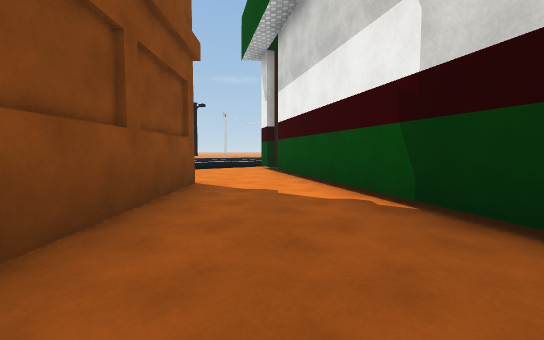
[1] (above)

18 first-person views from a walk through a Unity game level. The camera is 1.2 m above the floor, tilts 4° down and sees 90° across. The floor is counted in squares, 2 m on a side. Each view is taken from the middle of a square. On the plan, view 1 faces up. The plan holds only what a view shows up to about 9 squares ahead; the rest is blank. The place goes on beyond the plan. Surface patterns are stand-ins for the level's own textures.

[2]
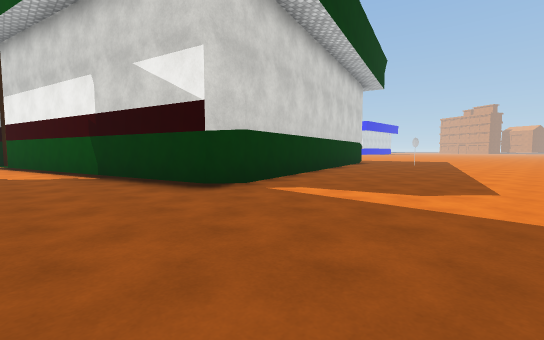

[3]
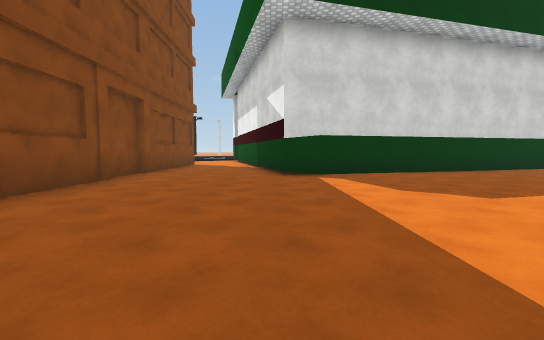

[4]
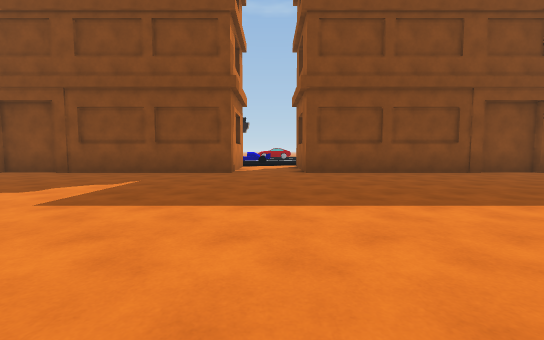

[5]
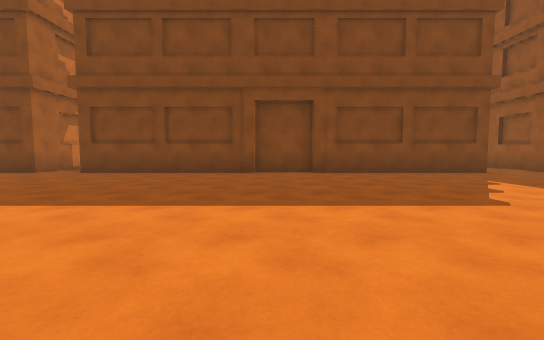

[6]
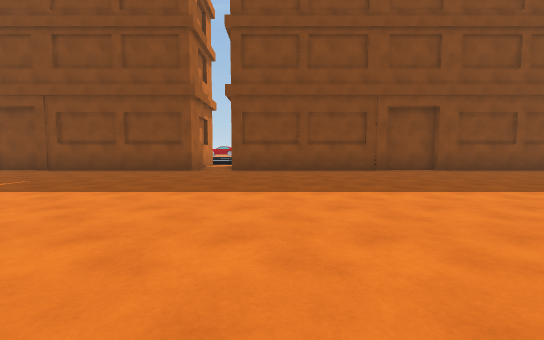

[7]
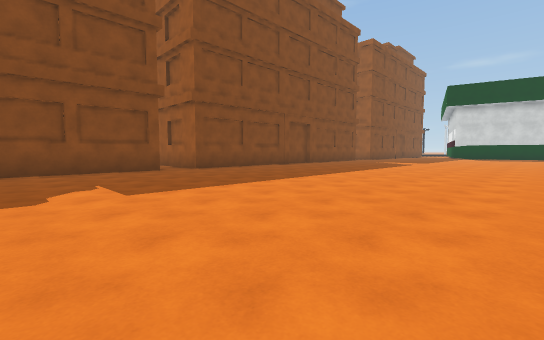

[8]
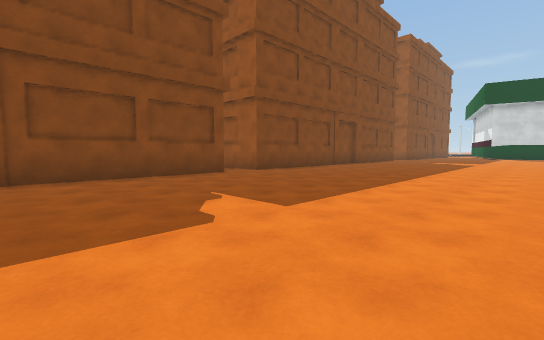

[9]
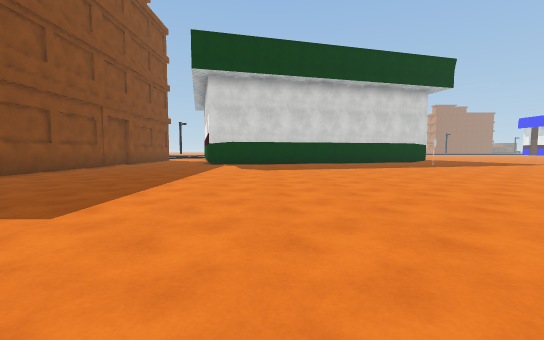

[10]
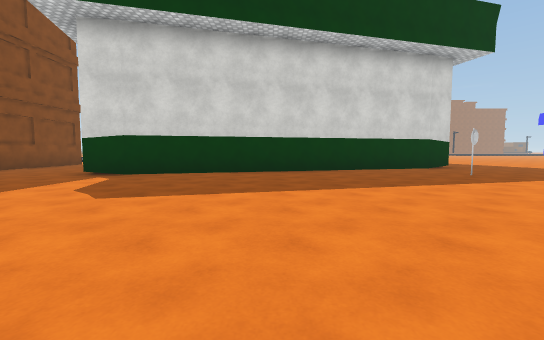

[11]
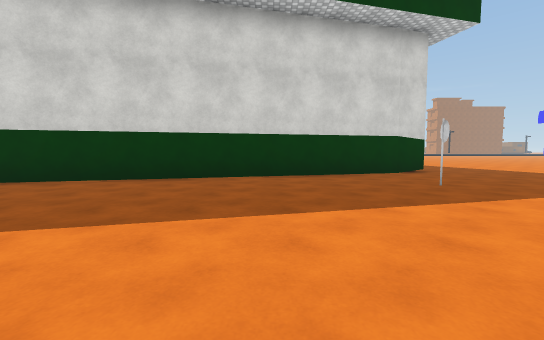

[12]
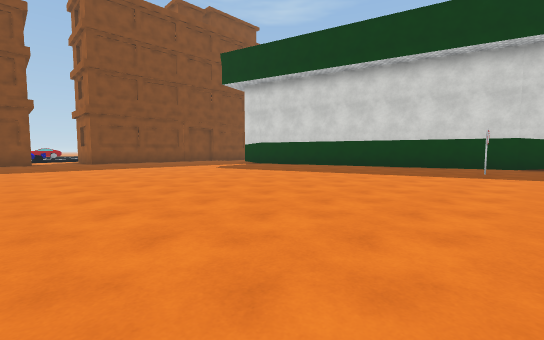

[13]
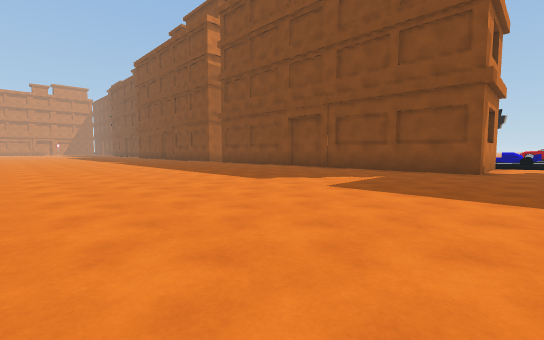

[14]
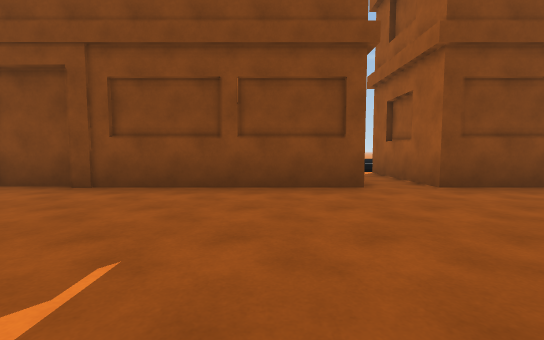

[15]
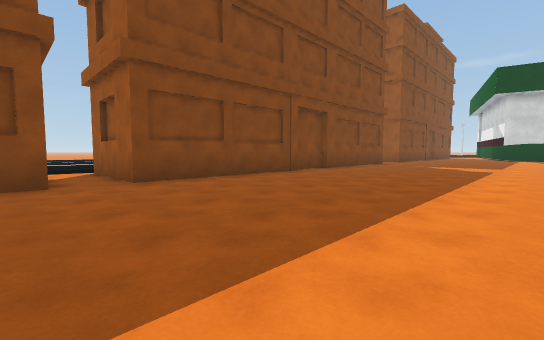

[16]
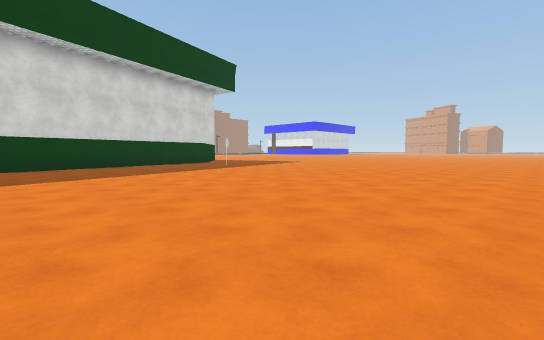

[17]
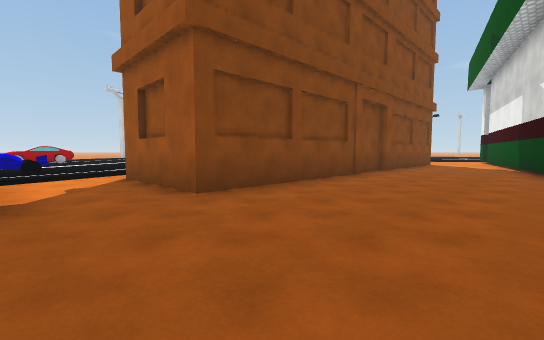

[18]
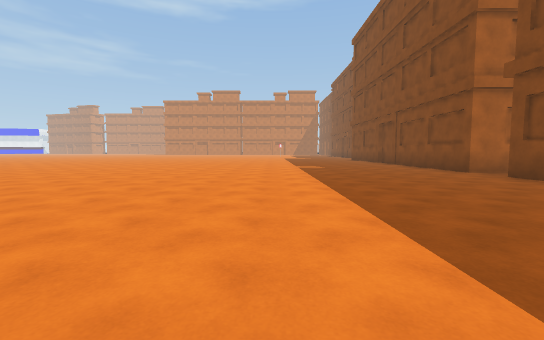

### Floor plan
Points are (right, up) in squares from view 1. A wall is a line through its corners. A room is listed if a view was taken in it or the views show most of it. See-through windows are left out.
Room 1 (views 1, 2, 3, 4, 5, 6, 7, 8, 9, 10, 11, 12, 13, 14, 15, 16, 17, 18)
walls: (-4.5, -8.1) (-1.4, -8.1) (-1.4, -19.2) (-4.5, -19.2); (-3, -20.5) (-1.4, -20.5) (-1.4, -25.5); (13.5, 2.7) (2.3, -0.3) (0.4, 6.6); (-1.4, 5.1) (-1.4, -6.1) (-4.5, -6.1)
ways out: opening at (-4, -20); opening at (-4, -7); opening at (-0.5, 5.5)

Positions as (right, up) in squares from view 1, and headings:
1: (0, 0), facing up
2: (0, -4), facing up-right
3: (2, -7), facing up
4: (6, -7), facing left
5: (6, -14), facing left
6: (7, -18), facing left
7: (7, -24), facing up-left
8: (5, -25), facing up-left
9: (5, -12), facing up
10: (7, -7), facing up
11: (9, -5), facing up
12: (13, -9), facing up-left
13: (7, -7), facing down-left
14: (3, -22), facing left
15: (4, -21), facing up-left
16: (5, -10), facing up-right
17: (2, -8), facing up-left
18: (4, -13), facing down
